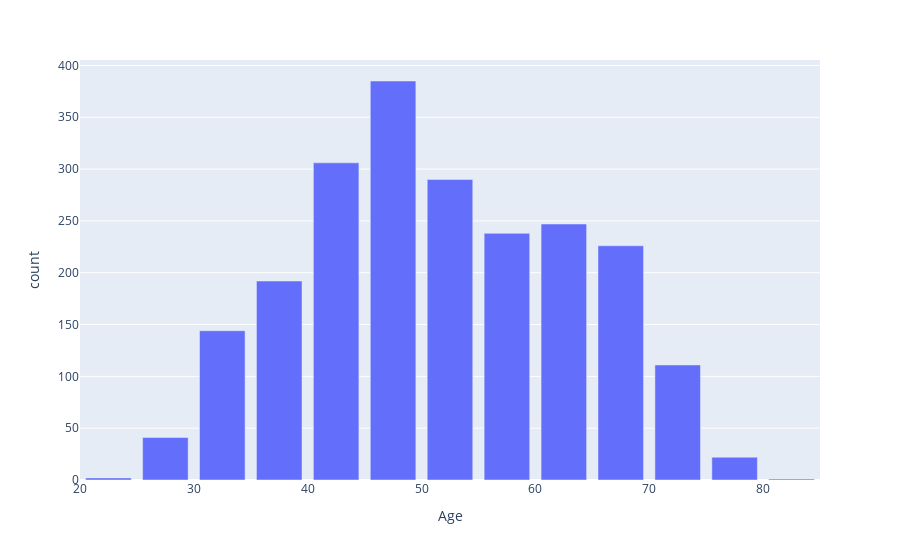

This figure's notebook cell:
### Code cell
counts, bins = np.histogram(df.Age, bins=range(20, 90, 5))
bins = 0.5 * (bins[:-1] + bins[1:])

fig = px.bar(x=bins, y=counts, labels={'x':'Age', 'y':'count'})
fig.show()

### Figure 1 — Plotly figure (JSON) as saved in the notebook; plotly's stock layout.template omitted (floating-point values rounded to 4 significant figures)
{"data": [{"alignmentgroup": "True", "hovertemplate": "Age=%{x}<br>count=%{y}<extra></extra>", "legendgroup": "", "marker": {"color": "#636efa", "pattern": {"shape": ""}}, "name": "", "offsetgroup": "", "orientation": "v", "showlegend": false, "textposition": "auto", "type": "bar", "x": [22.5, 27.5, 32.5, 37.5, 42.5, 47.5, 52.5, 57.5, 62.5, 67.5, 72.5, 77.5, 82.5], "xaxis": "x", "y": [2, 41, 144, 192, 306, 385, 290, 238, 247, 226, 111, 22, 1], "yaxis": "y"}], "layout": {"barmode": "relative", "legend": {"tracegroupgap": 0}, "margin": {"t": 60}, "xaxis": {"anchor": "y", "domain": [0, 1], "title": {"text": "Age"}}, "yaxis": {"anchor": "x", "domain": [0, 1], "title": {"text": "count"}}}}
